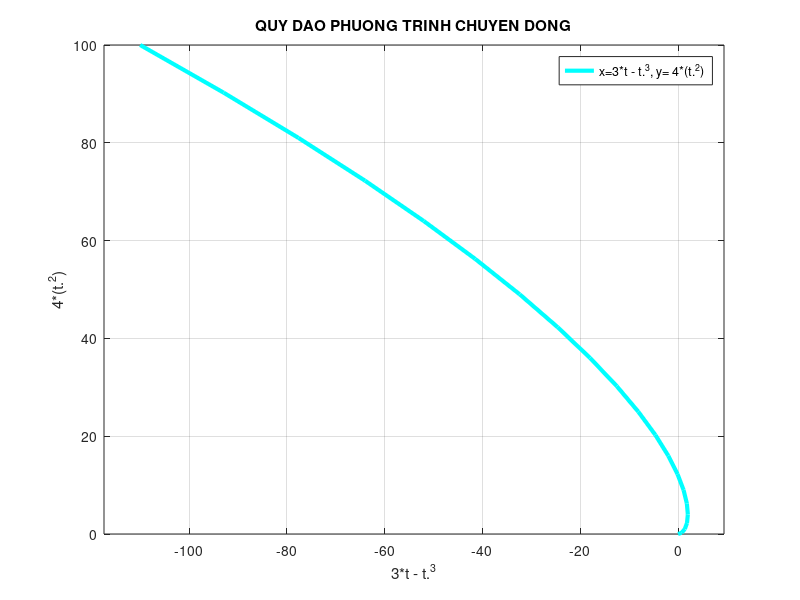

MATLAB code for this plot: (Note: this script raises an error after producing the figure.)
%VE DO THI
     t=0:5/20:5;
     x=3*t - t.^3;
     y= 4*(t.^2);
 plot(x,y,'-c','LineWidth',3); 
 legend('x=3*t - t.^3, y= 4*(t.^2)');
   title('QUY DAO PHUONG TRINH CHUYEN DONG');
      axis equal;
      xlabel('3*t - t.^3');
      ylabel('4*(t.^2)');
 grid on;
%TINH BAN KINH CONG
syms x y t
 disp('PHUONG TRINH QUY DAO');
    x=3*t - t.^3;
    y=4*(t.^2);
          ax=diff(x,t,2);
          ay=diff(y,t,2);
          a(t)=sqrt(ax^2 + ay^2); 
 disp('Gia toc ax= (d^2)x/dt^2=');
 pretty(ax)
 disp('Gia toc ay= (d^2)y/dt^2=');
 pretty(ay)
 disp('Do lon gia toc tai thoi diem t= 1 la: a(1)= sqrt(ax^2 +ay^2)=');
 pretty(subs(a(t),t,1))
